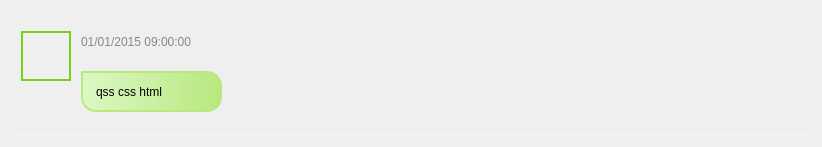
<?xml version="1.0" encoding="UTF-8"?>
<ui version="4.0">
 <class>chat_bubble_opp</class>
 <widget class="QWidget" name="chat_bubble_opp">
  <property name="geometry">
   <rect>
    <x>0</x>
    <y>0</y>
    <width>818</width>
    <height>147</height>
   </rect>
  </property>
  <property name="sizePolicy">
   <sizepolicy hsizetype="Preferred" vsizetype="Preferred">
    <horstretch>0</horstretch>
    <verstretch>0</verstretch>
   </sizepolicy>
  </property>
  <property name="minimumSize">
   <size>
    <width>0</width>
    <height>0</height>
   </size>
  </property>
  <property name="maximumSize">
   <size>
    <width>114514</width>
    <height>114514</height>
   </size>
  </property>
  <property name="windowTitle">
   <string>Form</string>
  </property>
  <layout class="QHBoxLayout" name="horizontalLayout">
   <item>
    <widget class="QWidget" name="widgetMain" native="true">
     <property name="sizePolicy">
      <sizepolicy hsizetype="Preferred" vsizetype="Minimum">
       <horstretch>0</horstretch>
       <verstretch>0</verstretch>
      </sizepolicy>
     </property>
     <property name="minimumSize">
      <size>
       <width>800</width>
       <height>0</height>
      </size>
     </property>
     <property name="maximumSize">
      <size>
       <width>800</width>
       <height>114514</height>
      </size>
     </property>
     <property name="styleSheet">
      <string notr="true">QWidget#widgetMain{
	border-radius: 10px;
	border-bottom: 2px solid #F2F2F2;
}

</string>
     </property>
     <widget class="QWidget" name="avatar" native="true">
      <property name="geometry">
       <rect>
        <x>10</x>
        <y>20</y>
        <width>50</width>
        <height>50</height>
       </rect>
      </property>
      <property name="minimumSize">
       <size>
        <width>50</width>
        <height>50</height>
       </size>
      </property>
      <property name="maximumSize">
       <size>
        <width>50</width>
        <height>50</height>
       </size>
      </property>
      <property name="styleSheet">
       <string notr="true">QWidget#avatar{
	background-color: rgba(191, 64, 64, 0);
	border: 2px solid rgb(115, 210, 22);
}</string>
      </property>
     </widget>
     <widget class="QLabel" name="cur_time">
      <property name="geometry">
       <rect>
        <x>70</x>
        <y>20</y>
        <width>141</width>
        <height>21</height>
       </rect>
      </property>
      <property name="styleSheet">
       <string notr="true">QLabel#cur_time{
	background-color: transparent;
	font: 75 11pt &quot;Arial&quot;;
	color: #888888;
}</string>
      </property>
      <property name="text">
       <string>01/01/2015 09:00:00</string>
      </property>
     </widget>
     <widget class="QLabel" name="message_bubble">
      <property name="geometry">
       <rect>
        <x>70</x>
        <y>60</y>
        <width>141</width>
        <height>41</height>
       </rect>
      </property>
      <property name="sizePolicy">
       <sizepolicy hsizetype="Preferred" vsizetype="Preferred">
        <horstretch>0</horstretch>
        <verstretch>0</verstretch>
       </sizepolicy>
      </property>
      <property name="minimumSize">
       <size>
        <width>0</width>
        <height>0</height>
       </size>
      </property>
      <property name="maximumSize">
       <size>
        <width>16777215</width>
        <height>16777215</height>
       </size>
      </property>
      <property name="cursor">
       <cursorShape>PointingHandCursor</cursorShape>
      </property>
      <property name="styleSheet">
       <string notr="true">QLabel#message_bubble {
    background: qlineargradient(spread:pad, x1:0, y1:0, x2:1, y2:0, stop:0 #DCF8C6, stop:1 #B9E87E);
    border-radius: 15px;
    border-top-left-radius: 0px;
    padding: 10px;
    
    
    /* 添加轻微的内发光效果 */
    border: 3px solid rgba(255, 255, 255, 0.4);
    border-bottom: none;
    border-right: none;
    border-left: none;
    
    /* 添加边框效果 */
    border: 2px solid #B9E87E;
}

QLabel#message_bubble[selected=&quot;true&quot;] {
    background: qlineargradient(spread:pad, x1:0, y1:0, x2:1, y2:0, stop:0 #1DA1F2, stop:1 #127FBF);
    color: white;
}
</string>
      </property>
      <property name="text">
       <string>qss css html</string>
      </property>
     </widget>
    </widget>
   </item>
  </layout>
 </widget>
 <resources/>
 <connections/>
</ui>
